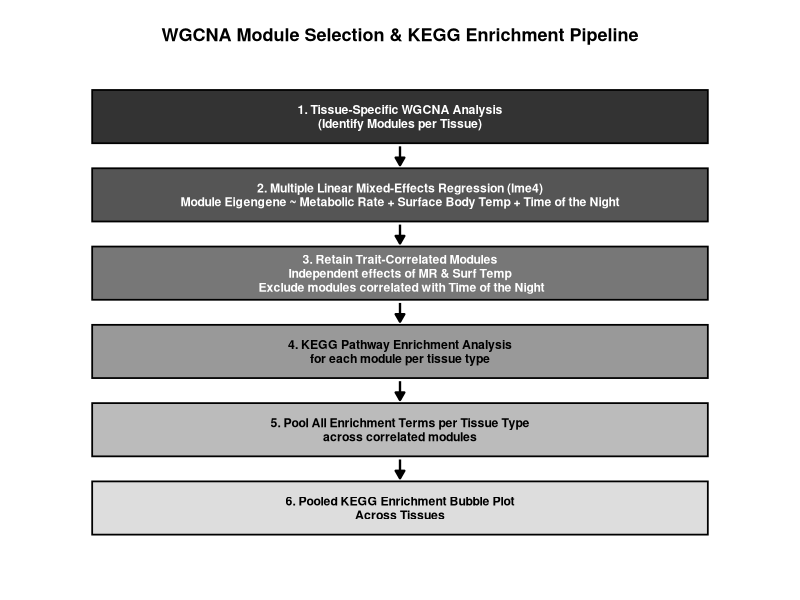
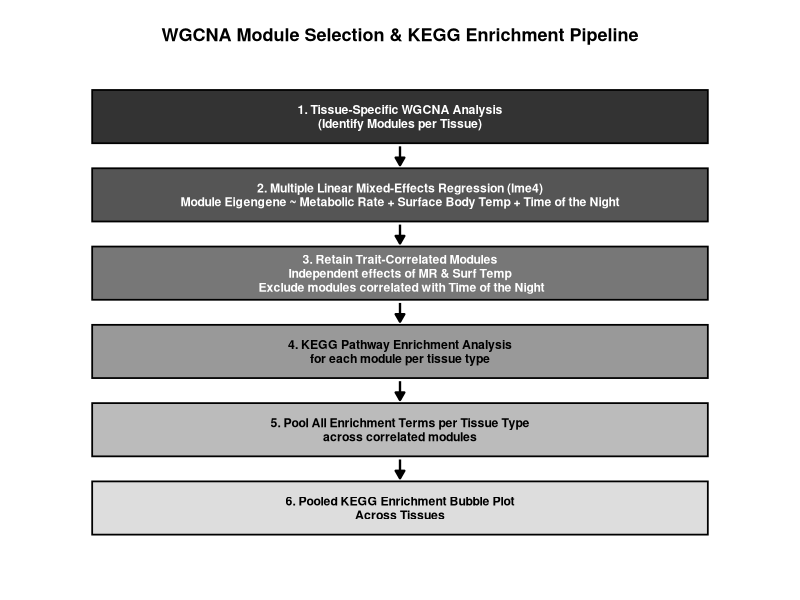

Write R code to recreate these figures, in order.
library(tidyverse)
library(here)

# ==========================================
# 0. FILE PATHS & DIRECTORY CREATION
# ==========================================
output_dir <- here("Outputs")
dir.create(output_dir, showWarnings = FALSE, recursive = TRUE)

# ==========================================
# 1. Flowchart Nodes (Linear 6-Step Pipeline)
# ==========================================
# 6 sequential steps vertically aligned and evenly spaced (Y = 6 to 1)
nodes <- tibble(
  id = 1:6,
  x = rep(2, 6),
  y = 6:1, # Equal 1.0 spacing
  label = c(
    "1. Tissue-Specific WGCNA Analysis\n(Identify Modules per Tissue)",
    "2. Multiple Linear Mixed-Effects Regression (lme4)\nModule Eigengene ~ Metabolic Rate + Surface Body Temp + Time of the Night",
    "3. Retain Trait-Correlated Modules\n Independent effects of MR & Surf Temp \n Exclude modules correlated with Time of the Night",
    "4. KEGG Pathway Enrichment Analysis\nfor each module per tissue type",
    "5. Pool All Enrichment Terms per Tissue Type\nacross correlated modules",
    "6. Pooled KEGG Enrichment Bubble Plot\nAcross Tissues"
  ),
  # Greyscale fill gradient: dark charcoal at top to light grey at bottom
  fill_color = c("#333333", "#555555", "#777777", "#999999", "#BBBBBB", "#DDDDDD"),
  text_color = c("white", "white", "white", "black", "black", "black")
)

# Vertical connecting arrows between sequential steps
main_edges <- tibble(
  x    = rep(2, 5),
  y    = c(5.62, 4.62, 3.62, 2.62, 1.62), # Arrow starts
  xend = rep(2, 5),
  yend = c(5.38, 4.38, 3.38, 2.38, 1.38)  # Arrow ends
)

# ==========================================
# 2. Render Vertical Flowchart
# ==========================================
p_flowchart <- ggplot() +
  # Vertical Connecting Arrows
  geom_segment(
    data = main_edges,
    aes(x = x, y = y, xend = xend, yend = yend),
    arrow = arrow(length = unit(0.22, "cm"), type = "closed"),
    linewidth = 0.8, color = "black"
  ) +
  # Flowchart Boxes
  geom_tile(
    data = nodes,
    aes(x = x, y = y, fill = I(fill_color)),
    width = 2.5,
    height = 0.68,
    color = "black", linewidth = 0.6
  ) +
  # Box Labels
  geom_text(
    data = nodes,
    aes(x = x, y = y, label = label, color = I(text_color)),
    size = 3.1, fontface = "bold", lineheight = 0.95
  ) +
  coord_cartesian(xlim = c(0.6, 3.4), ylim = c(0.4, 6.6)) +
  theme_void() +
  theme(
    plot.margin = margin(15, 15, 15, 15),
    plot.title = element_text(face = "bold", size = 13, hjust = 0.5)
  ) +
  labs(title = "WGCNA Module Selection & KEGG Enrichment Pipeline")

# Save High-Resolution Image to Outputs folder
ggsave(file.path(output_dir, "wgcna_kegg_pipeline_grayscale.jpeg"), p_flowchart, width = 8.5, height = 9, dpi = 300)
print(p_flowchart)
